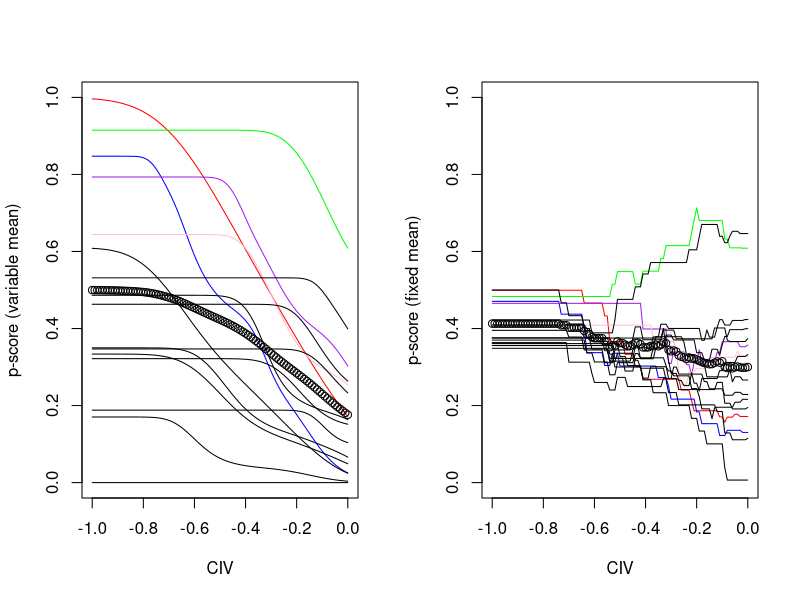
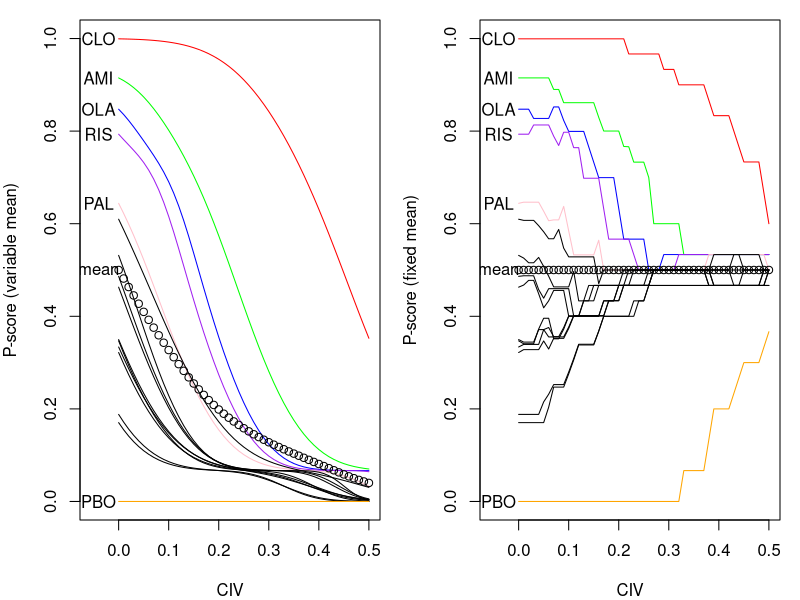

Here is the R script that generated these plots, in order:
library(mvtnorm)

# Functions --------------------------------------------------------------------------

pscores<-function(outcomes,var.outcomes,correlation,beta,type,label)
{
  # package mvtnorm is needed (https://cran.r-project.org/web/packages/mvtnorm/index.html)
  # this function estimates P-scores (presented in this paper https://bmcmedresmethodol.biomedcentral.com/articles/10.1186/s12874-015-0060-8) for i) ranking many outcomes simultaneously ii) taking into account differences of a certain effect across treatments
  # outcomes is an array with all the league tables of the K outcomes we consider
  # var.outcomes is an array with the standard errors of the relative effects shown in the league table
  # correlation is KxK correlation matrix for the outcomes considered
  # beta is a K-vector with the benefits and costs (what we are willing to tolerate for specific benefits). Primary analysis should be that beta is a zero vector
  # type is a K-vector for the type of outcome Harmful=H or Benebicial=B. For harmful outcomes, small values are good whereas for beneficial outcomes, large values are good
  # label is a vector with the lables of the interventions
  p=dim(outcomes)[[1]]

  k=dim(outcomes)[[3]]

  for (h in 1:k)
  {
    if (type[h]=="H")
    {
      outcomes[,,h]=-outcomes[,,h]
    }
  }

  z.table=array(rep(0,p^2*k),c(p,p,k),dimnames=list(label))

  for (h in 1:k)
  {
    for (i in 1:p)
    {
      for (j in 1:p)
      {
        if (i>j)
        {
          z.table[i,j,h]=(outcomes[i,j,h]-beta[h])/sqrt(var.outcomes[i,j,h])
        }
        else if (j>i)
        {
          z.table[i,j,h]=(outcomes[i,j,h]+beta[h])/sqrt(var.outcomes[i,j,h])

        }
      }
    }
  }

  prob=matrix(rep(0,p^2),p,p,dimnames=list(label))

  if (dim(outcomes)[[3]]==1)
  {
    for (i in 1:p)
    {for (j in 1:p)
    {if (i==j)
    {prob[i,j]=0.5}  else if (j>i)
    {prob[i,j]=pnorm(z.table[i,j,1])}
      else
      {prob[i,j]=1-pnorm(z.table[i,j,1])}
    }
    }
  }

  else
  {
    for (i in 1:p)
    {
      for (j in 1:p)
      {
        if (i==j)
        {
          prob[i,j]=0.5
        }
        else if (j>i)
        {
          prob[i,j]=pmvnorm(lower=rep(-Inf,k),upper=c(z.table[i,j,]),mean=rep(0,k),correlation)

        }
        else
        {
          prob[i,j]=pmvnorm(lower=c(z.table[i,j,]),upper=rep(Inf,k),mean=rep(0,k),correlation)
        }
      }
    }
  }
  pscore=(rowSums(prob)-0.5)/(p-1)

}

# Second version - for one outcome, the mean is 0.5
pscores2<-function(outcomes,var.outcomes,correlation,beta,type,label) {
  # package mvtnorm is needed (https://cran.r-project.org/web/packages/mvtnorm/index.html)
  # this function estimates P-scores (presented in this paper https://bmcmedresmethodol.biomedcentral.com/articles/10.1186/s12874-015-0060-8) for i) ranking many outcomes simultaneously ii) taking into account differences of a certain effect across treatments
  # outcomes is an array with all the league tables of the K outcomes we consider
  # var.outcomes is an array with the standard errors of the relative effects shown in the league table
  # correlation is KxK correlation matrix for the outcomes considered
  # beta is a K-vector with the benefits and costs (what we are willing to tolerate for specific benefits). Primary analysis should be that beta is a zero vector
  # type is a K-vector for the type of outcome Harmful=H or Benebicial=B. For harmful outcomes, small values are good whereas for beneficial outcomes, large values are good
  # label is a vector with the lables of the interventions
  p=dim(outcomes)[[1]]

  k=dim(outcomes)[[3]]

  for (h in 1:k)
  {
    if (type[h]=="H")
    {
      outcomes[,,h]=-outcomes[,,h]

    }

  }

  z.table=array(rep(0,p^2*k),c(p,p,k),dimnames=list(label))

  for (h in 1:k)
  {
    for (i in 1:p)
    {
      for (j in 1:p)
      {
        if (i>j)
        {
          z.table[i,j,h]=ifelse(abs(outcomes[i,j,h]) > abs(beta[h]),
                                -outcomes[i,j,h]/sqrt(var.outcomes[i,j,h]),
                                0)
        }
        else if (j>i)
        {
          z.table[i,j,h]=ifelse(abs(outcomes[i,j,h]) > abs(beta[h]),
                                outcomes[i,j,h]/sqrt(var.outcomes[i,j,h]),
                                0)

        }
      }
    }
  }

  prob=matrix(rep(0,p^2),p,p,dimnames=list(label))

  if (dim(outcomes)[[3]]==1)
  {
    for (i in 1:p)
    {for (j in 1:p)
    {if (i==j)
    {prob[i,j]=0.5}  else
    {prob[i,j]=pnorm(z.table[i,j,1])}
    }
    }
  }
  else
  {
    for (i in 1:p)
    {
      for (j in 1:p)
      {
        if (i==j)
        {
          prob[i,j]=0.5
        }
        else if (j > i)
        {
          prob[i,j]=pmvnorm(lower=rep(-Inf,k),upper=c(z.table[i,j,]),mean=rep(0,k),correlation)

        }
        else
        {
          prob[i,j]=pmvnorm(lower=c(z.table[i,j,]),upper=rep(Inf,k),mean=rep(0,k),correlation)
        }
      }
    }
  }
  pscore=(rowSums(prob)-0.5)/(p-1)

}

################## Schizophrenia Lancet paper - inserting data##########################

#Data can be found in Figure 2 (efficacy and acceptability/all-cause discontinuation) and Figure 5 (weight gain) in the publication
#https://www.sciencedirect.com/science/article/pii/S0140673613607333

#Leucht, S., Cipriani, A., Spineli, L., Mavridis, D., Örey, D., Richter, F., Samara, M., Barbui, C., Engel, R. R., Geddes, J. R., Kissling, W., Stapf, M. P., Lässig, B., Salanti, G. and Davis, J. M. (2013). Comparative efficacy and tolerability of 15 antipsychotic drugs in schizophrenia: A multiple-treatments meta-analysis. The Lancet 382, 951-962

p=16

antipsychotic=c("CLO", "AMI", "OLA", "RIS", "PAL" ,"ZOT", "HAL", "QUE", "ARI" ,"SER", "ZIP", "CPZ" ,"ASE" ,"LUR" ,"ILO", "PBO")


############## efficacy - effect size #########################################

# effect size

x=c(-0.22,-0.29,-0.32,-0.38,-0.39,-0.43,-0.44,-0.45,-0.49,-0.49,-0.5 ,-0.5 ,-0.55,-0.55,-0.88,

    -0.07,-0.09,-0.16,-0.17,-0.21,-0.22,-0.23,-0.27,-0.26,-0.27,-0.27,-0.33,-0.33,-0.66,

    -0.03,-0.09,-0.1 ,-0.14,-0.15,-0.16,-0.2 ,-0.2 ,-0.21,-0.21,-0.26,-0.26,-0.59,

    -0.07,-0.08,-0.11,-0.13,-0.13,-0.17,-0.17,-0.18,-0.18,-0.23,-0.24,-0.56,

    0.01,-0.05,-0.06,-0.07,-0.1 ,-0.1 ,-0.11,-0.11,-0.17,-0.17,-0.5 ,

    -0.04,-0.05,-0.06,-0.09,-0.09,-0.1 ,-0.1 ,-0.16,-0.16,-0.49,

    -0.01,-0.02,-0.06,-0.05,-0.05,-0.07,-0.12,-0.12,-0.45,

    -0.01,-0.04,-0.04,-0.05,-0.05,-0.11,-0.11,-0.44,

    -0.04,-0.04,-0.05,-0.05,-0.10,-0.10,-0.43,

    0,-0.01,-0.01,-0.06,-0.07,-0.39,

    -0.01,-0.01,-0.07,-0.07,-0.39,

    0,-0.05,-0.06,-0.38,

    -0.05,-0.06,-0.38,

    0,-0.33,

    -0.33)



efficacy=matrix(rep(0,p^2),p,p,dimnames=list(antipsychotic))

efficacy[lower.tri(efficacy)]=x

efficacy=t(efficacy)

efficacy[lower.tri(efficacy)]=x

################# efficacy 95% CI ########################################

# lower bound for efficacy (95%)

efficacy.lower=c(-0.41,-0.44,-0.47,-0.57,-0.60,-0.58,-0.61,-0.62,-0.68,-0.66,-0.67,-0.69,-0.74,-0.73,-1.03,

                 -0.19,-0.21,-0.32,-0.38,-0.32,-0.36,-0.37,-0.43,-0.41,-0.47,-0.45,-0.50,-0.48,-0.78,

                 -0.10,-0.21,-0.29,-0.21,-0.25,-0.25,-0.33,-0.29,-0.37,-0.34,-0.39,-0.38,-0.65,

                 -0.19,-0.26,-0.18,-0.22,-0.23,-0.31,-0.27,-0.34,-0.32,-0.37,-0.35,-0.63,

                 -0.22,-0.16,-0.19,-0.20,-0.27,-0.24,-0.30,-0.28,-0.33,-0.32,-0.60,

                 -0.21,-0.24,-0.25,-0.31,-0.29,-0.32,-0.32,-0.37,-0.36,-0.66,

                 -0.10,-0.12,-0.19,-0.15,-0.22,-0.20,-0.25,-0.23,-0.51,

                 -0.12,-0.19,-0.16,-0.22,-0.20,-0.25,-0.24,-0.52,

                 -0.19,-0.16,-0.22,-0.20,-0.25,-0.24,-0.52,

                 -0.15,-0.21,-0.19,-0.24,-0.23,-0.52,

                 -0.19,-0.17,-0.22,-0.20,-0.49,

                 -0.20,-0.25,-0.24,-0.54,

                 -0.23,-0.22,-0.51,

                 -0.16,-0.45,

                 -0.43)


# upper bound for efficacy (95%)


efficacy.upper=c(-0.04,-0.14,-0.16,-0.20,-0.19,-0.28,-0.28,-0.28,-0.30,-0.31,-0.33,-0.30,-0.36,-0.38,-0.73,

                 0.05,0.03,0.00,0.04,-0.09,-0.08,-0.08,-0.10,-0.12,-0.08,-0.10,-0.16,-0.18,-0.53,

                 0.04,0.02,0.08,-0.08,-0.06,-0.07,-0.06,-0.10,-0.05,-0.08,-0.13,-0.15,-0.53,

                 0.06,0.11,-0.05,-0.03,-0.03,-0.04,-0.07,-0.02,-0.04,-0.10,-0.12,-0.50,

                 0.20,0.08,0.08,0.08,0.07,0.04,0.08,0.05,0.00,-0.02,-0.39,

                 0.14,0.14,0.14,0.12,0.11,0.11,0.11,0.06,0.04,-0.31,

                 0.08,0.08,0.07,0.04,0.09,0.07,0.01,-0.02,-0.39,

                 0.11,0.10,0.08,0.11,0.09,0.03,0.02,-0.35,

                 0.11,0.09,0.13,0.10,0.05,0.03,-0.34,

                 0.16,0.19,0.17,0.11,0.10,-0.26,

                 0.16,0.14,0.09,0.06,-0.30,

                 0.20,0.14,0.13,-0.23,

                 0.12,0.11,-0.25,

                 0.16,-0.21,

                 -0.22)


var.effic=((efficacy.upper-efficacy.lower)/3.92)^2

var.efficacy=matrix(rep(0,p^2),p,p,dimnames=list(antipsychotic))

var.efficacy[lower.tri(var.efficacy)]=var.effic


var.efficacy<-t(var.efficacy)

var.efficacy[lower.tri(var.efficacy)]=var.effic

############## weight - effect size #########################################

weight=matrix(rep(0,p^2),p,p,dimnames=list(antipsychotic))

# effect size

x=c(0.45,-0.09,0.23,0.27,-0.06,0.57,0.22,0.49,0.12,0.55,0.1,0.42,0.55,0.04,0.65,

    -0.54,-0.22,-0.21,-0.52,0.08,-0.23,0.03,-0.33,0.1,-0.35,-0.03,0.1,-0.42,0.2,

    0.32,0.36,0.03,0.65,0.31,0.57,0.21,0.64,0.19,0.51,0.64,0.12,0.74,

    0.04,-0.3,0.42,-0.01,0.25,-0.11,0.32,-0.13,0.19,0.32,-0.2,0.42,

    -0.34,0.29,-0.05,0.21,-0.15,0.28,-0.17,0.15,0.28,-0.24,0.38,

    0.71,0.28,0.55,0.18,0.61,0.16,0.48,0.62,0.1,0.71,

    -0.34,-0.08,-0.45,-0.01,-0.46,-0.14,-0.01,-0.53,0.09,

    0.26,-0.1,0.33,-0.12,0.2,0.33,-0.19,0.32,

    -0.37,0.07,-0.38,-0.06,0.07,-0.45,0.17,

    0.43,-0.02,0.3,0.43,-0.08,0.53,

    -0.45,-0.13,0,-0.52,0.1,

    0.32,0.45,-0.07,0.55,

    0.13,-0.39,0.23,

    -0.52,0.1,

    0.62)

weight[lower.tri(weight)]=x

weight=t(weight)

weight[lower.tri(weight)]=x

################# weight 95% CI ########################################

# lower bound for weight gain (95%)


weight.lower=c(-0.82,-0.43,-0.57,-0.63,-0.48,-0.9,-0.55,-0.83,-0.48,-0.91,-0.46,-0.79,-0.9,-0.39,-0.99,

               -0.69,-0.37,-0.36,-0.79,-0.27,-0.41,-0.21,-0.53,-0.28,-0.61,-0.24,-0.29,-0.6,-0.35,

               -0.41,-0.48,-0.27,-0.74,-0.41,-0.7,-0.35,-0.76,-0.4,-0.67,-0.77,-0.26,-0.81,

               -0.17,-0.55,-0.43,-0.12,-0.38,-0.27,-0.45,-0.35,-0.36,-0.46,-0.33,-0.5,

               -0.6,-0.42,-0.19,-0.37,-0.34,-0.43,-0.41,-0.34,-0.43,-0.4,-0.48,

               -0.86,-0.53,-0.81,-0.46,-0.88,-0.45,-0.77,-0.88,-0.37,-0.96,

               -0.46,-0.21,-0.59,-0.14,-0.68,-0.31,-0.15,-0.67,-0.17,

               -0.41,-0.26,-0.48,-0.33,-0.38,-0.48,-0.33,-0.53,

               -0.55,-0.21,-0.62,-0.25,-0.23,-0.61,-0.28,

               -0.61,-0.27,-0.51,-0.62,-0.27,-0.68,

               -0.69,-0.32,-0.16,-0.67,-0.22,

               -0.58,-0.69,-0.3,-0.76,

               -0.32,-0.58,-0.39,

               -0.69,-0.21,

               -0.74)

# upper bound for acceptability (95%)


weight.upper<-c(-0.09,0.24,0.12,0.12,0.34,-0.22,0.12,-0.13,0.25,-0.2,0.25,-0.06,-0.19,0.32,-0.31,

                -0.4,-0.07,0,-0.24,0.04,-0.07,0.15,-0.14,0.08,-0.1,0.17,0.08,-0.22,-0.05,

                -0.24,-0.24,0.22,-0.57,-0.2,-0.45,-0.06,-0.52,0.02,-0.35,-0.51,0.01,-0.67,

                0.09,-0.05,-0.23,0.1,-0.12,0.04,-0.19,0.09,-0.02,-0.19,-0.06,-0.33,

                -0.08,-0.16,0.08,-0.06,0.02,-0.13,0.06,0.04,-0.12,-0.08,-0.27,

                -0.39,-0.03,-0.28,0.09,-0.36,0.13,-0.19,-0.35,0.17,-0.47,

                -0.24,0.05,-0.3,0.11,-0.25,0.02,0.12,-0.38,0,

                -0.12,0.06,-0.19,0.09,-0.03,-0.19,-0.03,-0.34,

                -0.19,0.08,-0.15,0.12,0.1,-0.28,-0.05,

                -0.25,0.23,-0.1,-0.26,0.1,-0.38,

                -0.22,0.06,0.16,-0.36,0.02,

                -0.06,-0.22,0.17,-0.34,

                0.05,-0.19,-0.07,

                -0.35,-0.02,

                -0.49)

var.wei=((weight.upper-weight.lower)/3.92)^2

var.weight=matrix(rep(0,p^2),p,p,dimnames=list(antipsychotic))

var.weight[lower.tri(var.weight)]=var.wei

var.weight<-t(var.weight)

var.weight[lower.tri(var.weight)]=var.wei

###################### Example ##########################################

efficacy=array(efficacy,dim=c(dim(efficacy)[1],dim(efficacy)[2],1))
var.efficacy=array(var.efficacy,dim=c(dim(var.efficacy)[1],dim(var.efficacy)[2],1))

beta=seq(0,0.5,0.01)

pscores.efficacy=matrix(rep(0,length(beta)*16),length(beta),16)
pscores.efficacy2=matrix(rep(0,length(beta)*16),length(beta),16)


for (i in 1:length(beta)) {
  pscores.efficacy[i,]<-pscores(efficacy,var.efficacy,0,-beta[i],"H",antipsychotic)
  pscores.efficacy2[i,]<-pscores2(efficacy,var.efficacy,0,-beta[i],"H",antipsychotic)
}

rowMeans(pscores.efficacy)
rowMeans(pscores.efficacy2) # the mean stays 0.5

ex <- data.frame(trt = antipsychotic,
           pscore1 =pscores.efficacy[51,],
           pscore2 = pscores.efficacy2[51,])



print(xtable::xtable(ex, digits = 3), include.rownames = F)

rankings <-apply(pscores.efficacy, 1, rank)
rankings2 <- apply(pscores.efficacy2, 1, rank)


png("univariate.png", width = 10, height = 4, units = "in", res = 300)
par(mfrow = c(1,2),  mar = c(4, 4, 1, 1))

plot(0,0,ylim=c(0,1),type="l",xlim=c(-0.055,max(beta)),xlab="CIV",ylab="P-score (variable mean)", xaxt = "n")
axis(side = 1, labels = T, at = c(0.0, 0.1, 0.2, 0.3, 0.4, 0.5))
lines(beta,pscores.efficacy[1:length(beta),1],col="red")
lines(beta,pscores.efficacy[1:length(beta),2],col="green")
lines(beta,pscores.efficacy[1:length(beta),3],col="blue")
lines(beta,pscores.efficacy[1:length(beta),4],col="purple")
lines(beta,pscores.efficacy[1:length(beta),5],col="pink")
lines(beta,pscores.efficacy[1:length(beta),6])
lines(beta,pscores.efficacy[1:length(beta),7])
lines(beta,pscores.efficacy[1:length(beta),8])
lines(beta,pscores.efficacy[1:length(beta),9])
lines(beta,pscores.efficacy[1:length(beta),10])
lines(beta,pscores.efficacy[1:length(beta),11])
lines(beta,pscores.efficacy[1:length(beta),12])
lines(beta,pscores.efficacy[1:length(beta),13])
lines(beta,pscores.efficacy[1:length(beta),14])
lines(beta,pscores.efficacy[1:length(beta),15])
lines(beta,pscores.efficacy[1:length(beta),16], col = "orange")
lines(beta,rowMeans(pscores.efficacy),type='b')
text(x = -0.04, y = c(pscores.efficacy2[1, 1:5], 0.5, pscores.efficacy[1, 16]), labels = c(antipsychotic[1:5], "mean", antipsychotic[16]))


plot(0,0,ylim=c(0,1),type="l",xlim=c(-0.055,max(beta)),xlab="CIV",ylab="P-score (fixed mean)", xaxt = "n")
axis(side = 1, labels = T, at = c(0.0, 0.1, 0.2, 0.3, 0.4, 0.5))
lines(beta,pscores.efficacy2[1:length(beta),1],col="red")
lines(beta,pscores.efficacy2[1:length(beta),2],col="green")
lines(beta,pscores.efficacy2[1:length(beta),3],col="blue")
lines(beta,pscores.efficacy2[1:length(beta),4],col="purple")
lines(beta,pscores.efficacy2[1:length(beta),5],col="pink")
lines(beta,pscores.efficacy2[1:length(beta),6])
lines(beta,pscores.efficacy2[1:length(beta),7])
lines(beta,pscores.efficacy2[1:length(beta),8])
lines(beta,pscores.efficacy2[1:length(beta),9])
lines(beta,pscores.efficacy2[1:length(beta),10])
lines(beta,pscores.efficacy2[1:length(beta),11])
lines(beta,pscores.efficacy2[1:length(beta),12])
lines(beta,pscores.efficacy2[1:length(beta),13])
lines(beta,pscores.efficacy2[1:length(beta),14])
lines(beta,pscores.efficacy2[1:length(beta),15])
lines(beta,pscores.efficacy2[1:length(beta),16], col = "orange")
lines(beta,rowMeans(pscores.efficacy2),type='b')

text(x = -0.04, y = c(pscores.efficacy2[1, 1:5], 0.5, pscores.efficacy[1, 16]), labels = c(antipsychotic[1:5], "mean", antipsychotic[16]))

dev.off()
# Calculating multivariate P-scores ----------------------------------------------------------

k=2

outcomes<-array(rep(0,p^2*k),c(p,p,k))

outcomes[,,1]<-efficacy
outcomes[,,2]<-weight

var.outcomes<-array(rep(0,p^2*k),c(p,p,k))
var.outcomes[,,1]<-var.efficacy
var.outcomes[,,2]<-var.weight


correlation=matrix(c(1,-0.5,-0.5,1),2,2)

gamma=seq(0,-1,-0.01)
pscores.weight=matrix(rep(0,length(gamma)*16),length(gamma),16)
pscores.weight2=matrix(rep(0,length(gamma)*16),length(gamma),16)

for (i in 1:length(gamma)) {
  pscores.weight[i,]<-pscores(outcomes,var.outcomes,correlation,beta=c(0,-gamma[i]),type=c("H","H"),antipsychotic)
  pscores.weight2[i,]<-pscores2(outcomes,var.outcomes,correlation,beta=c(0,-gamma[i]),type=c("H","H"),antipsychotic)
}

rowMeans(pscores.weight) # when gamma is zero the mean is not 0.5 for either approach...
rowMeans(pscores.weight2)

par(mfrow = c(1,2))

plot(0,0,ylim=c(0,1),type="l",xlim = range(gamma),ylab="p-score (variable mean)",xlab="CIV",main="")
lines(gamma,pscores.weight[1:length(gamma),1],col="red")
lines(gamma,pscores.weight[1:length(gamma),2],col="green")
lines(gamma,pscores.weight[1:length(gamma),3],col="blue")
lines(gamma,pscores.weight[1:length(gamma),4],col="purple")
lines(gamma,pscores.weight[1:length(gamma),5],col="pink")
lines(gamma,pscores.weight[1:length(gamma),6])
lines(gamma,pscores.weight[1:length(gamma),7])
lines(gamma,pscores.weight[1:length(gamma),8])
lines(gamma,pscores.weight[1:length(gamma),9])
lines(gamma,pscores.weight[1:length(gamma),10])
lines(gamma,pscores.weight[1:length(gamma),11])
lines(gamma,pscores.weight[1:length(gamma),12])
lines(gamma,pscores.weight[1:length(gamma),13])
lines(gamma,pscores.weight[1:length(gamma),14])
lines(gamma,pscores.weight[1:length(gamma),15])
lines(gamma,pscores.weight[1:length(gamma),16])
lines(gamma,rowMeans(pscores.weight),type='b')

plot(0,0,ylim=c(0,1),type="l",xlim=range(gamma),ylab="p-score (fixed mean)",xlab="CIV",main="")
lines(gamma,pscores.weight2[1:length(gamma),1],col="red")
lines(gamma,pscores.weight2[1:length(gamma),2],col="green")
lines(gamma,pscores.weight2[1:length(gamma),3],col="blue")
lines(gamma,pscores.weight2[1:length(gamma),4],col="purple")
lines(gamma,pscores.weight2[1:length(gamma),5],col="pink")
lines(gamma,pscores.weight2[1:length(gamma),6])
lines(gamma,pscores.weight2[1:length(gamma),7])
lines(gamma,pscores.weight2[1:length(gamma),8])
lines(gamma,pscores.weight2[1:length(gamma),9])
lines(gamma,pscores.weight2[1:length(gamma),10])
lines(gamma,pscores.weight2[1:length(gamma),11])
lines(gamma,pscores.weight2[1:length(gamma),12])
lines(gamma,pscores.weight2[1:length(gamma),13])
lines(gamma,pscores.weight2[1:length(gamma),14])
lines(gamma,pscores.weight2[1:length(gamma),15])
lines(gamma,pscores.weight2[1:length(gamma),16])
lines(gamma,rowMeans(pscores.weight2),type='b')

# Showing that the condition does not hold in general ----------------------------------------
aij <- c(1,-1)
aji <- -aij

rho <- 0.5
cormat <- matrix(c(1, rho, rho, 1), nrow = 2)

# For univariate case 0 they are equal
pnorm(aij[1])
1-pnorm(aji[1])

# For multivariate case - not equal
pmvnorm(lower = rep(-Inf, length(aij)), upper = aij, corr =cormat)[1]
1-pmvnorm(lower = rep(-Inf, length(aij)), upper = aji, corr =cormat)[1]


